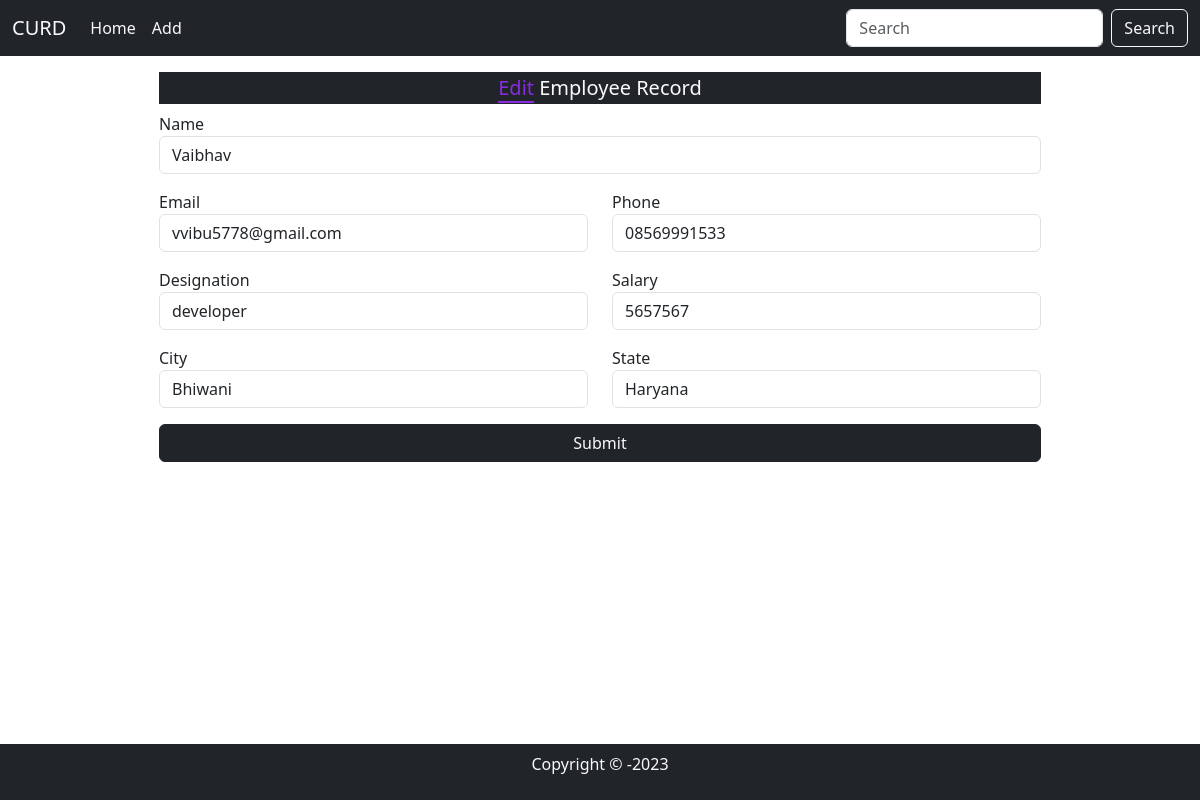
The app's page /edit/12/ with its own data.
### mainApp/models.py (models this page shows, shortened)
class Employee(models.Model):
    id = models.AutoField(primary_key=True)
    name = models.CharField(max_length=20)
    email = models.EmailField(max_length=20)
    phone = models.CharField(max_length=3)
    dsg = models.CharField(max_length=20)
    salary = models.IntegerField()
    city = models.CharField(max_length=30, null=True, blank=True, default="")
    state = models.CharField(max_length=30, null=True, blank=True, default="")

### mainApp/views.py (the view, shortened to what this page needs)
# urls.py: path("edit/<int:id>/",views.editPage),
def editPage(Request, id):
    try:
        data = Employee.objects.get(id=id)
        return render(Request, 'edit.html', {'data': data})
    except:
        pass
    return HttpResponseRedirect("/")

### mainApp/templates/edit.html (shortened to what this page needs)
{% extends 'index.html' %}
{% block data %}
<div class="container-fluid w-100 my-3">
    <div class="w-75 m-auto mid-section">
        <h5 class="text-light bg-dark text-center p-1"><span style="color: blueviolet; border-bottom: 2px solid blueviolet;">Edit</span> Employee Record</h5>
        <form action="" method="post">
            <div class="mb-3">
                <label>Name</label>
                <input type="text" name="name" placeholder="Full Name" class="form-control" value="{{data.name}}" required>
            </div>
            <div class="row">
                <div class="mb-3 col-md-6">
                    <label>Email</label>
                    <input type="email" name="email" placeholder="Email" class="form-control" value="{{data.email}}" required>
                </div>
                <div class="mb-3 col-md-6">
                    <label>Phone</label>
                    <input type="text" name="phone" placeholder="Phone" class="form-control" value="{{data.phone}}" required maxlength="11">
                </div>
            </div>
            <div class="row">
                <div class="mb-3 col-md-6">
                    <label>Designation</label>
                    <input type="text" name="dsg" placeholder="Designation" class="form-control" value="{{data.dsg}}" required>
                </div>
                <div class="mb-3 col-md-6">
                    <label>Salary</label>
                    <input type="number" name="salary" placeholder="salary" class="form-control" value="{{data.salary}}" required>
                </div>
            </div>
            <div class="row">
                <div class="mb-3 col-md-6">
                    <label>City</label>
                    <input type="text" name="city" placeholder="city" class="form-control" value="{{data.city}}">
                </div>
                <div class="mb-3 col-md-6">
                    <label>State</label>
                    <input type="text" name="state" placeholder="state" class="form-control" value="{{data.state}}">
                </div>
            </div>
            <div class="mb-3">
                <button type="submit" class="btn btn-dark w-100 text-light">Submit</button>
            </div>
        </form>
    </div>
</div>
{% endblock %}

### mainApp/static/css/style.css (style rules this page uses)
.mid-section { height: 520px; overflow-y: auto; overflow-x: auto; }

### records on screen
Employee: name "Vaibhav", email "vvibu5778@gmail.com", phone "08569991533", dsg "developer", salary "5657567", city "Bhiwani", state "Haryana"
